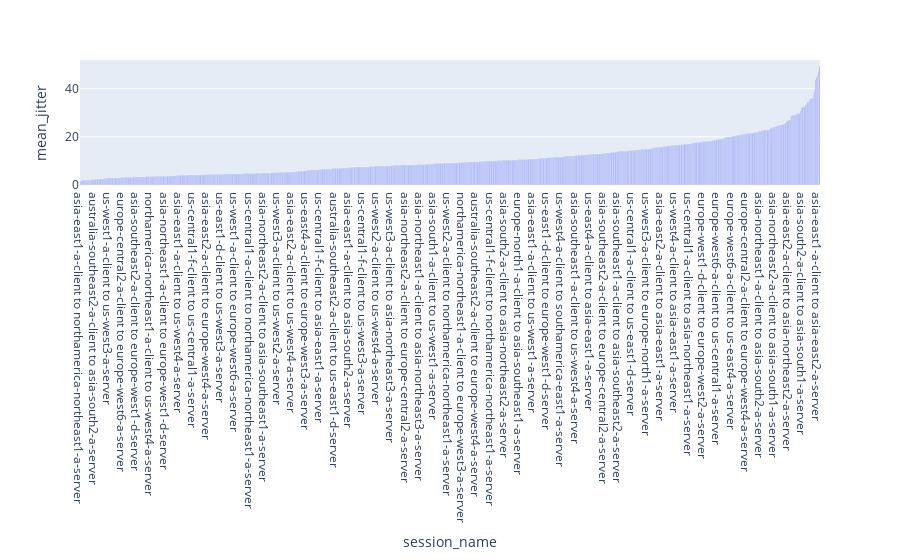

The code cell stored with this chart in its notebook:
### Markdown cell above
<h3>Top Ten Most Stable Pairs: Identify pairs with the lowest jitter, indicating stable connections.</h3>

### Code cell
fig = px.bar(intragcpmean,x='session_name',y='mean_jitter',)
fig.update_layout(xaxis={'categoryorder':'total ascending'})

### Figure 1 — Plotly figure (JSON) as saved in the notebook; plotly's stock layout.template omitted (floating-point values rounded to 4 significant figures; data arrays with more than 128 entries replaced by an {"elided": "..."} marker saying what was removed)
{"data": [{"alignmentgroup": "True", "hovertemplate": "session_name=%{x}<br>mean_jitter=%{y}<extra></extra>", "legendgroup": "", "marker": {"color": "#636efa", "pattern": {"shape": ""}}, "name": "", "offsetgroup": "", "orientation": "v", "showlegend": false, "textposition": "auto", "type": "bar", "x": {"elided": "783 str values"}, "xaxis": "x", "y": {"elided": "783 float values"}, "yaxis": "y"}], "layout": {"barmode": "relative", "legend": {"tracegroupgap": 0}, "margin": {"t": 60}, "xaxis": {"anchor": "y", "categoryorder": "total ascending", "domain": [0, 1], "title": {"text": "session_name"}}, "yaxis": {"anchor": "x", "domain": [0, 1], "title": {"text": "mean_jitter"}}}}
